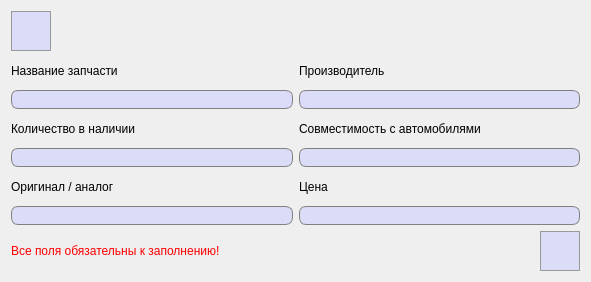
<?xml version="1.0" encoding="UTF-8"?>
<ui version="4.0">
 <class>UpdateSparePart</class>
 <widget class="QDialog" name="UpdateSparePart">
  <property name="geometry">
   <rect>
    <x>0</x>
    <y>0</y>
    <width>591</width>
    <height>282</height>
   </rect>
  </property>
  <property name="windowTitle">
   <string>Редактирование информации о запчасти</string>
  </property>
  <layout class="QGridLayout" name="gridLayout_2">
   <item row="4" column="0">
    <widget class="QLabel" name="errorLabel">
     <property name="font">
      <font>
       <pointsize>9</pointsize>
      </font>
     </property>
     <property name="styleSheet">
      <string notr="true">QLabel {
	color: red;
}</string>
     </property>
     <property name="text">
      <string>Все поля обязательны к заполнению!</string>
     </property>
    </widget>
   </item>
   <item row="0" column="0">
    <widget class="QPushButton" name="backToViewInfoButton">
     <property name="minimumSize">
      <size>
       <width>40</width>
       <height>40</height>
      </size>
     </property>
     <property name="maximumSize">
      <size>
       <width>40</width>
       <height>40</height>
      </size>
     </property>
     <property name="styleSheet">
      <string notr="true">QPushButton {
	background-color: #dbdcf7;
	border: 1px solid #999999;
}

QPushButton:hover {
	background-color: #d5d6f0;
	border: 1px solid #acacac;
}

QPushButton:pressed {
	background-color: #cbcde6;
	border: 2px solid #999999;
}</string>
     </property>
     <property name="text">
      <string/>
     </property>
     <property name="icon">
      <iconset resource="images.qrc">
       <normaloff>:/images/backToView.png</normaloff>:/images/backToView.png</iconset>
     </property>
     <property name="iconSize">
      <size>
       <width>27</width>
       <height>27</height>
      </size>
     </property>
     <property name="autoDefault">
      <bool>false</bool>
     </property>
    </widget>
   </item>
   <item row="2" column="0" colspan="4">
    <layout class="QGridLayout" name="gridLayout">
     <item row="0" column="1">
      <widget class="QLabel" name="label_2">
       <property name="font">
        <font>
         <pointsize>9</pointsize>
        </font>
       </property>
       <property name="text">
        <string>Производитель</string>
       </property>
      </widget>
     </item>
     <item row="4" column="0">
      <widget class="QLabel" name="label_5">
       <property name="font">
        <font>
         <pointsize>9</pointsize>
        </font>
       </property>
       <property name="text">
        <string>Оригинал / аналог</string>
       </property>
      </widget>
     </item>
     <item row="5" column="1">
      <widget class="QLineEdit" name="priceLine">
       <property name="font">
        <font>
         <pointsize>10</pointsize>
        </font>
       </property>
       <property name="styleSheet">
        <string notr="true">QLineEdit {
	border: 1px solid gray;
    border-radius: 7px;
    background-color: #dbdcf7;
	padding-left: 3px;
}</string>
       </property>
      </widget>
     </item>
     <item row="1" column="0">
      <widget class="QLineEdit" name="sparePartNameLine">
       <property name="font">
        <font>
         <pointsize>10</pointsize>
        </font>
       </property>
       <property name="styleSheet">
        <string notr="true">QLineEdit {
	border: 1px solid gray;
    border-radius: 7px;
    background-color: #dbdcf7;
	padding-left: 3px;
}</string>
       </property>
      </widget>
     </item>
     <item row="2" column="0">
      <widget class="QLabel" name="label_3">
       <property name="font">
        <font>
         <pointsize>9</pointsize>
        </font>
       </property>
       <property name="text">
        <string>Количество в наличии</string>
       </property>
      </widget>
     </item>
     <item row="1" column="1">
      <widget class="QLineEdit" name="manufacturerLine">
       <property name="font">
        <font>
         <pointsize>10</pointsize>
        </font>
       </property>
       <property name="styleSheet">
        <string notr="true">QLineEdit {
	border: 1px solid gray;
    border-radius: 7px;
    background-color: #dbdcf7;
	padding-left: 3px;
}</string>
       </property>
      </widget>
     </item>
     <item row="0" column="0">
      <widget class="QLabel" name="label">
       <property name="font">
        <font>
         <pointsize>9</pointsize>
        </font>
       </property>
       <property name="text">
        <string>Название запчасти</string>
       </property>
      </widget>
     </item>
     <item row="3" column="0">
      <widget class="QLineEdit" name="quantityInStockLine">
       <property name="font">
        <font>
         <pointsize>10</pointsize>
        </font>
       </property>
       <property name="styleSheet">
        <string notr="true">QLineEdit {
	border: 1px solid gray;
    border-radius: 7px;
    background-color: #dbdcf7;
	padding-left: 3px;
}</string>
       </property>
      </widget>
     </item>
     <item row="2" column="1">
      <widget class="QLabel" name="label_4">
       <property name="font">
        <font>
         <pointsize>9</pointsize>
        </font>
       </property>
       <property name="text">
        <string>Совместимость с автомобилями</string>
       </property>
      </widget>
     </item>
     <item row="4" column="1">
      <widget class="QLabel" name="label_6">
       <property name="font">
        <font>
         <pointsize>9</pointsize>
        </font>
       </property>
       <property name="text">
        <string>Цена</string>
       </property>
      </widget>
     </item>
     <item row="5" column="0">
      <widget class="QLineEdit" name="isOriginalLine">
       <property name="font">
        <font>
         <pointsize>10</pointsize>
        </font>
       </property>
       <property name="styleSheet">
        <string notr="true">QLineEdit {
	border: 1px solid gray;
    border-radius: 7px;
    background-color: #dbdcf7;
	padding-left: 3px;
}</string>
       </property>
      </widget>
     </item>
     <item row="3" column="1">
      <widget class="QLineEdit" name="autoCompatibilityLine">
       <property name="font">
        <font>
         <pointsize>10</pointsize>
        </font>
       </property>
       <property name="styleSheet">
        <string notr="true">QLineEdit {
	border: 1px solid gray;
    border-radius: 7px;
    background-color: #dbdcf7;
	padding-left: 3px;
}</string>
       </property>
      </widget>
     </item>
    </layout>
   </item>
   <item row="4" column="3">
    <widget class="QPushButton" name="saveUpdatedInfo">
     <property name="minimumSize">
      <size>
       <width>40</width>
       <height>40</height>
      </size>
     </property>
     <property name="styleSheet">
      <string notr="true">QPushButton {
	background-color: #dbdcf7;
	border: 1px solid #999999;
}

QPushButton:hover {
	background-color: #d5d6f0;
	border: 1px solid #acacac;
}

QPushButton:pressed {
	background-color: #cbcde6;
	border: 2px solid #999999;
}</string>
     </property>
     <property name="text">
      <string/>
     </property>
     <property name="icon">
      <iconset resource="images.qrc">
       <normaloff>:/images/save.png</normaloff>:/images/save.png</iconset>
     </property>
     <property name="iconSize">
      <size>
       <width>27</width>
       <height>27</height>
      </size>
     </property>
     <property name="autoDefault">
      <bool>false</bool>
     </property>
    </widget>
   </item>
   <item row="4" column="2">
    <spacer name="horizontalSpacer_2">
     <property name="orientation">
      <enum>Qt::Horizontal</enum>
     </property>
     <property name="sizeHint" stdset="0">
      <size>
       <width>40</width>
       <height>20</height>
      </size>
     </property>
    </spacer>
   </item>
   <item row="0" column="2" colspan="2">
    <spacer name="horizontalSpacer">
     <property name="orientation">
      <enum>Qt::Horizontal</enum>
     </property>
     <property name="sizeHint" stdset="0">
      <size>
       <width>40</width>
       <height>20</height>
      </size>
     </property>
    </spacer>
   </item>
  </layout>
 </widget>
 <resources>
  <include location="images.qrc"/>
 </resources>
 <connections/>
</ui>
